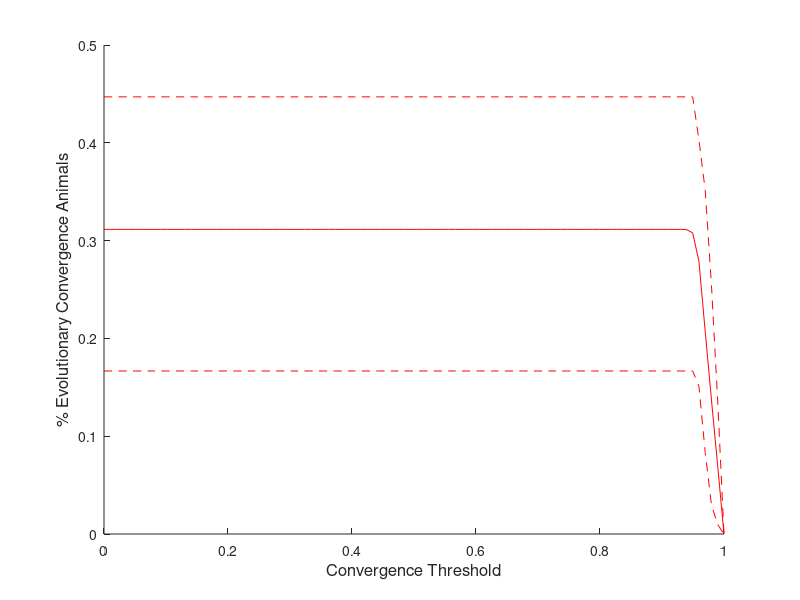

The MATLAB source for this figure:
q = linspace(0,1,100);
A1 =  load('convergenceAll.txt'); 
%A2 =  load('mincomplementariedad.txt'); 
%A3 =  load('maxcomplementariedad.txt'); 
hold on
plot(q,mean(A1),'r');
hold on
An = sort(A1,'descend');

plot(q,An(20,:),'r--');
hold on
plot(q,An(80,:),'r--');

xlabel(('Convergence Threshold'),"fontsize",12)
ylabel('% Evolutionary Convergence Animals',"fontsize",12)
%print -color -F:12 complementarity.eps
